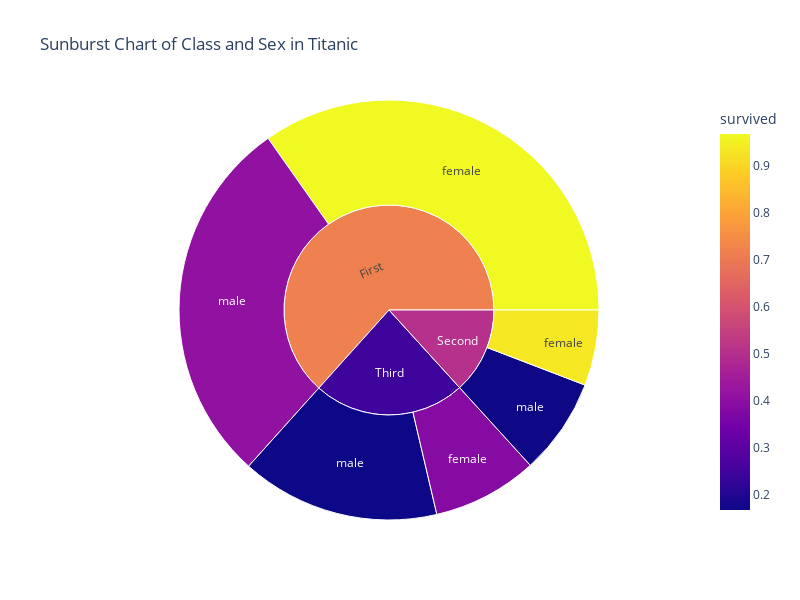

The cell this chart's notebook holds for it:
### Code cell
#sunburst: Its is useful to see the hierarchical relationships in the form of a pie chart similarity
#plt.figure(figsize=(20, 8))
fig = px.sunburst(data, path=['class', 'sex'], values='fare',
                  title='Sunburst Chart of Class and Sex in Titanic',
                  color='survived')
fig.update_layout(width=800, height=600) #setting the height and width to 600 and 800 pixels respectively
fig.show()

### Figure 1 — Plotly figure (JSON) as saved in the notebook; plotly's stock layout.template omitted (floating-point values rounded to 4 significant figures)
{"data": [{"branchvalues": "total", "customdata": [[0.9667], [0.9344], [0.3866], [0.4095], [0.1682], [0.1667], [0.7153], [0.5047], [0.2427]], "domain": {"x": [0, 1], "y": [0, 1]}, "hovertemplate": "labels=%{label}<br>fare=%{value}<br>parent=%{parent}<br>id=%{id}<br>survived=%{color}<extra></extra>", "ids": ["First/female", "Second/female", "Third/female", "First/male", "Second/male", "Third/male", "First", "Second", "Third"], "labels": ["female", "female", "female", "male", "male", "male", "First", "Second", "Third"], "marker": {"coloraxis": "coloraxis", "colors": [0.9667, 0.9344, 0.3866, 0.4095, 0.1682, 0.1667, 0.7153, 0.5047, 0.2427]}, "name": "", "parents": ["First", "Second", "Third", "First", "Second", "Third", "", "", ""], "type": "sunburst", "values": [9976.0, 1670.0, 2321.0, 8202.0, 2132.0, 4394.0, 18180.0, 3802.0, 6715.0]}], "layout": {"coloraxis": {"colorbar": {"title": {"text": "survived"}}, "colorscale": [[0, "#0d0887"], [0.1111, "#46039f"], [0.2222, "#7201a8"], [0.3333, "#9c179e"], [0.4444, "#bd3786"], [0.5556, "#d8576b"], [0.6667, "#ed7953"], [0.7778, "#fb9f3a"], [0.8889, "#fdca26"], [1, "#f0f921"]]}, "height": 600, "legend": {"tracegroupgap": 0}, "title": {"text": "Sunburst Chart of Class and Sex in Titanic"}, "width": 800}}
